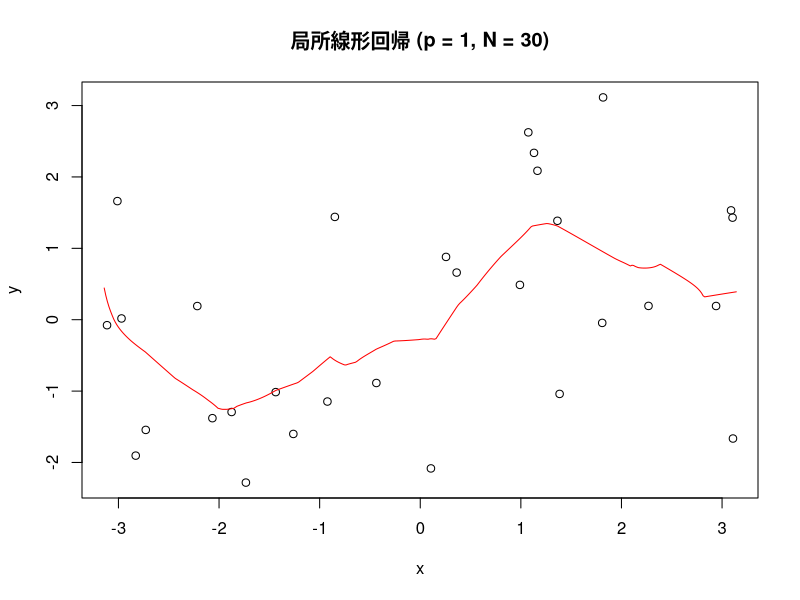

The R source for this figure:
# Clear environment
rm(list = ls())

# Setting Japanese font (for MacOSX)
# par(family= "HiraKakuProN-W3")

# Chapter6 e.g.61
D <- function(t) {
  return(max(0.75 * (1 - t ^ 2), 0))
}

K <- function(x, y, lambda) {
  return(D(abs(x - y) / lambda))
}

local <- function(x, y, z = x) {
  X <- cbind(rep(1, n), x)
  yy <- NULL
  beta_hat <- array(dim = 2)
  for (u in z) {
    w <- array(dim = n)
    for (i in 1:n) {
      w[i] <- K(x[i], u, lambda = 1)
    }
    W <- diag(w)
    beta_hat <- solve(t(X) %*% W %*% X) %*% t(X) %*% W %*% y
    yy <- c(yy, beta_hat[1] + beta_hat[2] * u)
  }
  return(yy)
}

n <- 30
x <- runif(n) * 2 * pi - pi
y <- sin(x) + rnorm(n)
plot(x, y)
m <- 200
U <- seq(-pi, pi, pi / m)
V <- local(x, y, U)
lines(U, V, col = "red", type = "l")
title("局所線形回帰 (p = 1, N = 30)")